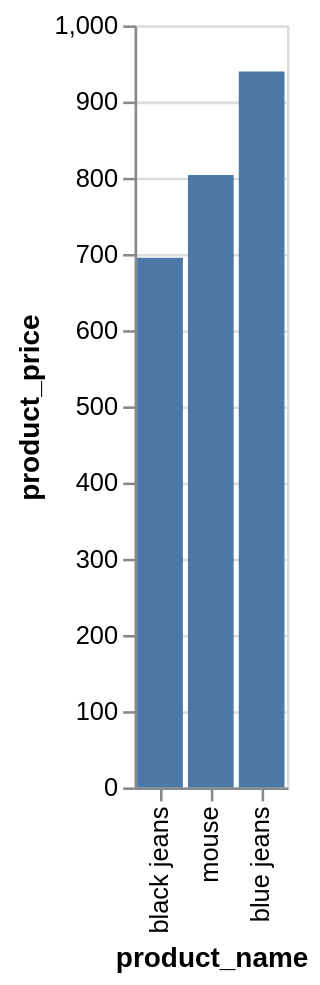

Describe this chart as a Vega-Lite specification.
### Vega-Lite specification from a JSON file in a GitHub repository (floating-point values rounded to 4 significant figures)
{"data": {"values": [{"x_data": "black jeans", "y_data": 695.2}, {"x_data": "mouse", "y_data": 803.7}, {"x_data": "blue jeans", "y_data": 939.6}]}, "mark": "bar", "encoding": {"x": {"field": "x_data", "type": "nominal", "title": "product_name", "sort": {"op": "sum", "field": "y_data", "order": "ascending"}}, "y": {"field": "y_data", "type": "quantitative", "title": "product_price"}}}
